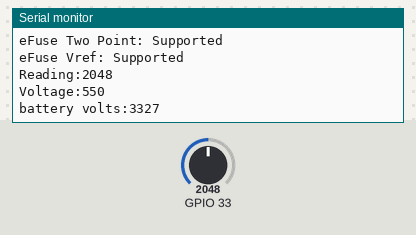
Bench run of a sketch on a simulated ESP32. Shown: the last lines printed to the serial monitor. Inputs (shaded band) come from the test bench; at power-on: GPIO 33 = 2048.

Above: at 1.4 s.
1.5 s: GPIO 33 set to 2866
At 2.1 s:
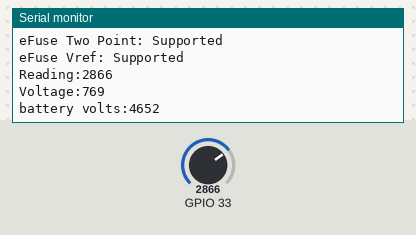
3.0 s: GPIO 33 set to 3603
At 3.7 s:
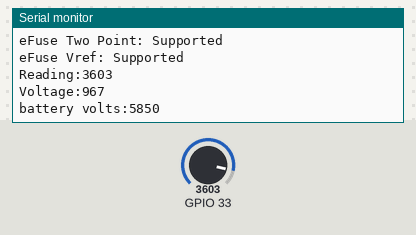
Timing chart, 0 to 6.0 s (numbered marks = the images above; inputs shaded):
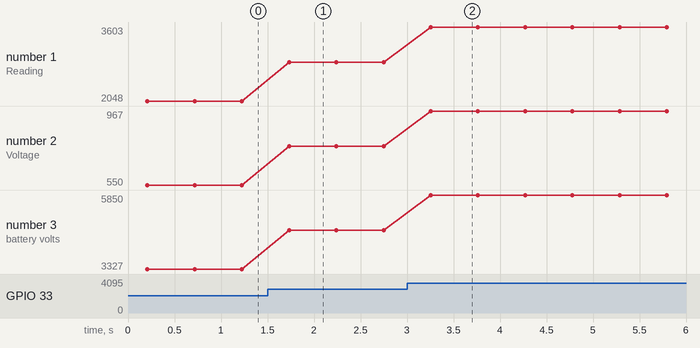

Measured:
- after the input at 1.5 s, the serial monitor: prints a new line after 0.23 s (image 1)
- after the input at 3.0 s, the serial monitor: prints a new line after 0.26 s (image 2)
- plotted number 1: 2048 → 2866 after the input at 1.5 s, 2866 → 3603 after the input at 3.0 s
- plotted number 2: 550 → 769 after the input at 1.5 s, 769 → 967 after the input at 3.0 s
- plotted number 3: 3327 → 4652 after the input at 1.5 s, 4652 → 5850 after the input at 3.0 s

The sketch:

measure_battery_adc_cal_characterize.ino
```cpp
// (licence header left out)
/*
* Experiment details
* =====================
* In this experiment we are trying to measure the battery voltage of the battery
* that powers the esp32
*
*/

//https://github.com/espressif/esp-idf/blob/cf457d412a7748139b77c94e7debe72ee86199af/examples/peripherals/adc/single_read/adc/main/adc1_example_main.c

#include "driver/adc.h"
#include "esp_adc_cal.h"

#define DEFAULT_VREF    1100        //Use adc2_vref_to_gpio() to obtain a better estimate

static esp_adc_cal_characteristics_t *adc_chars;

// the setup routine runs once when you press reset:
void setup() {
  // initialize serial communication at 9600 bits per second:
  Serial.begin(115200);

  delay(200);

  adc1_config_width(ADC_WIDTH_BIT_12);
  //ADC1_CHANNEL_4 ADC1 channel 4 is GPIO32
  //ADC1_CHANNEL_5 ADC1 channel 5 is GPIO33
  adc1_config_channel_atten(ADC1_CHANNEL_5,ADC_ATTEN_DB_0);

  adc_chars = (esp_adc_cal_characteristics_t*)calloc(1, sizeof(esp_adc_cal_characteristics_t));

  //Characterize ADC at particular atten
  esp_adc_cal_value_t val_type = esp_adc_cal_characterize(ADC_UNIT_1, ADC_ATTEN_DB_0, ADC_WIDTH_BIT_12, DEFAULT_VREF, adc_chars);

  print_char_val_type(val_type);
}

void print_char_val_type(esp_adc_cal_value_t _val_type)
{
    if (_val_type == ESP_ADC_CAL_VAL_EFUSE_TP) {
        printf("Characterized using Two Point Value\n");
    } else if (_val_type == ESP_ADC_CAL_VAL_EFUSE_VREF) {
        printf("Characterized using eFuse Vref\n");
    } else {
        printf("Characterized using Default Vref\n");
    }
}


void check_efuse(void)
{
    //Check if TP is burned into eFuse
    if (esp_adc_cal_check_efuse(ESP_ADC_CAL_VAL_EFUSE_TP) == ESP_OK) {
        printf("eFuse Two Point: Supported\n");
    } else {
        printf("eFuse Two Point: NOT supported\n");
    }
    //Check Vref is burned into eFuse
    if (esp_adc_cal_check_efuse(ESP_ADC_CAL_VAL_EFUSE_VREF) == ESP_OK) {
        printf("eFuse Vref: Supported\n");
    } else {
        printf("eFuse Vref: NOT supported\n");
    }
}

// the loop routine runs over and over again forever:
void loop() {

  //Check if Two Point or Vref are burned into eFuse
  check_efuse();

  // read the input on analog pin 0:

  int NO_OF_SAMPLES = 64;
  uint32_t adc_reading = 0;
  //Multisampling
  for (int i = 0; i < NO_OF_SAMPLES; i++) {
    adc_reading += adc1_get_raw(ADC1_CHANNEL_5);
  }
  adc_reading /= NO_OF_SAMPLES;
 //Convert adc_reading to voltage in mV
 uint32_t voltage = esp_adc_cal_raw_to_voltage(adc_reading, adc_chars);
  //uint32_t reading =  adc1_get_raw(ADC1_CHANNEL_4);
  //uint32_t voltage =  esp_adc_cal_raw_to_voltage(reading, adc_chars);


  Serial.print("Reading:");
  Serial.println(adc_reading);
  Serial.print("Voltage:");
  Serial.println(voltage);
  //Serial.println("");

  //int battery_volts = (float)voltage * 4.125;
  int battery_volts = (float)voltage * 6.05;
  Serial.print("battery volts:");
  Serial.println(battery_volts);
  Serial.println("");

  //long result = map(adc_reading, 0, 4096, 0, 3300);

  //int measurements=0;
  //for (int i=0; i<100; i++){
  //  int val = adc1_get_raw(ADC1_CHANNEL_4);
  //}
  //int val = adc1_get_raw(ADC1_CHANNEL_4);
 // Serial.print("Raw ADC:");
  //Serial.println(val);

  //Serial.print("Volt:");
  //float volts = (val * 1.35f) / 4095;
  //Serial.println(volts);

  delay(500);        // delay in between reads for stability
}
```
